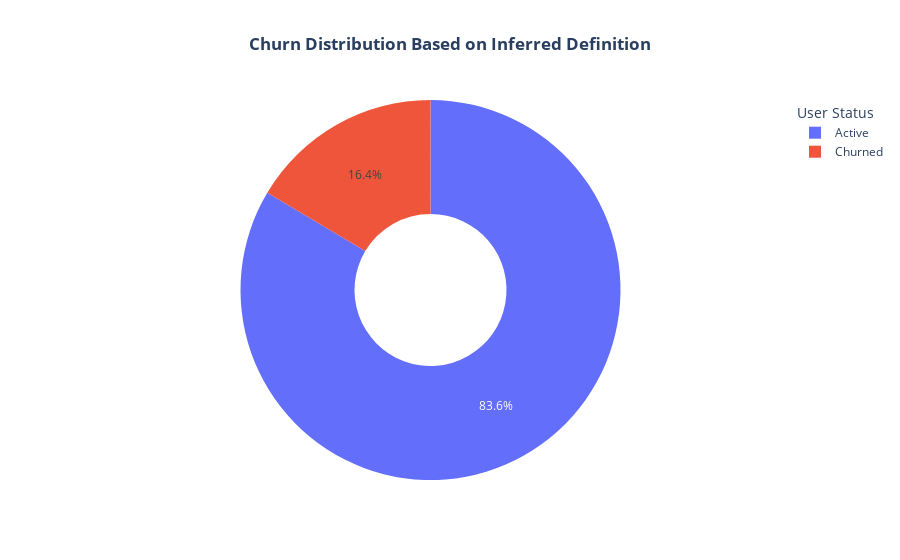

The notebook cell saved with this chart:
### Code cell
# ---
# ## Visualizing the Churn Cohorts
#
# Now that we have successfully labeled our users, let's analyze the results.
# ---

churn_counts = user_df["churn"].value_counts()
fig = px.pie(
    values=churn_counts.values,
    names=churn_counts.index.map({0: "Active", 1: "Churned"}),
    title="<b>Churn Distribution Based on Inferred Definition</b>",
    hole=0.4,
    color_discrete_map={"Active": "royalblue", "Churned": "crimson"},
)
fig.update_layout(title_x=0.5, legend_title_text="User Status")
fig.show()

# You can also generate this chart using the create_chart tool:
# chart_id = create_chart(...)
# display(chart_id)

### Figure 1 — Plotly figure (JSON) as saved in the notebook; plotly's stock layout.template omitted (floating-point values rounded to 4 significant figures)
{"data": [{"domain": {"x": [0, 1], "y": [0, 1]}, "hole": 0.4, "hovertemplate": "label=%{label}<br>value=%{value}<extra></extra>", "labels": ["Active", "Churned"], "legendgroup": "", "name": "", "showlegend": true, "type": "pie", "values": [188, 37]}], "layout": {"legend": {"title": {"text": "User Status"}, "tracegroupgap": 0}, "title": {"text": "<b>Churn Distribution Based on Inferred Definition</b>", "x": 0.5}}}
